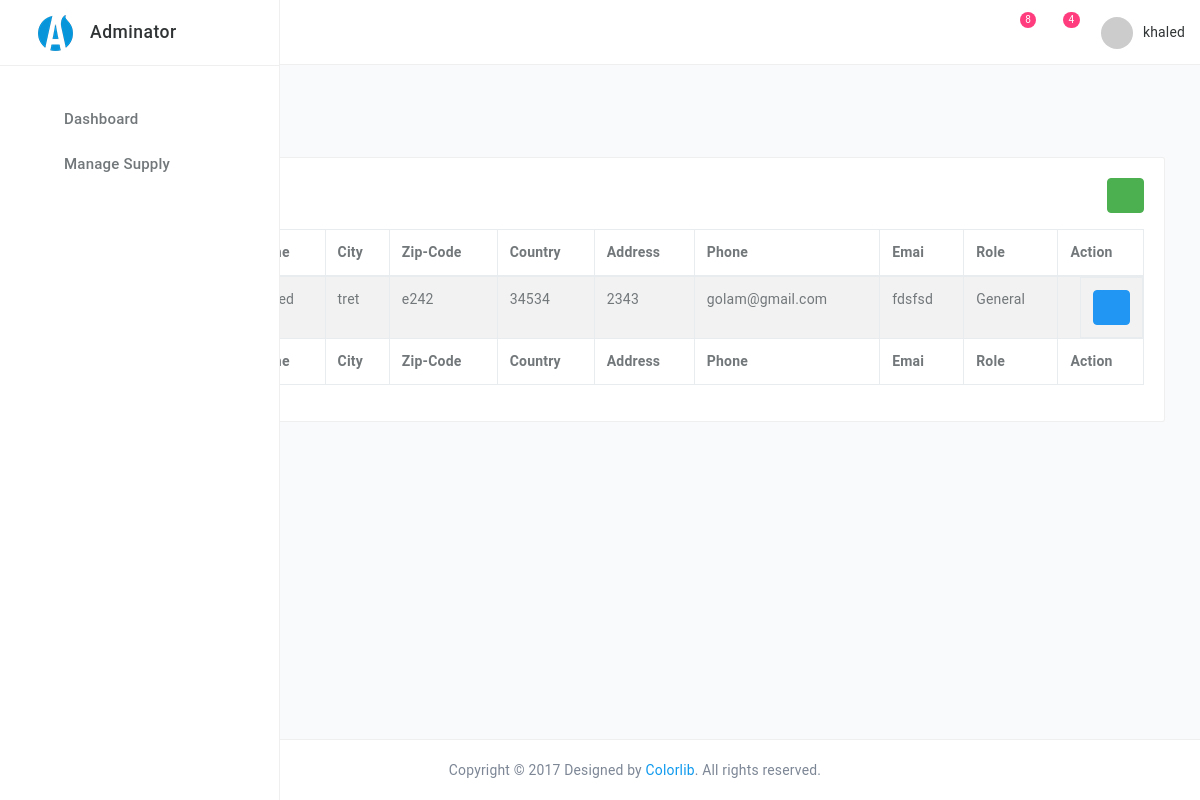
Page /admin/userlist.php (signed in) on the committed database.
### tables this page shows
CREATE TABLE IF NOT EXISTS `users` (
  `userId` int(11) NOT NULL AUTO_INCREMENT,
  `name` varchar(255) DEFAULT NULL,
  `employeeid` varchar(255) DEFAULT NULL,
  `address` varchar(255) DEFAULT NULL,
  `city` varchar(255) DEFAULT NULL,
  `country` varchar(255) DEFAULT NULL,
  `zip` varchar(255) DEFAULT NULL,
  `phone` varchar(255) DEFAULT NULL,
  `email` varchar(255) DEFAULT NULL,
  `password` varchar(32) DEFAULT NULL,
  `typeofuser` varchar(255) DEFAULT 'general',
  `role` int(11) NOT NULL DEFAULT '1',
  `block` varchar(255) NOT NULL DEFAULT '0',
  PRIMARY KEY (`userId`)
);

### lib/Database.php (called while the page is built, shortened)
<?php
Class Database{
 public $host   = DB_HOST;
 public $user   = DB_USER;
 public $pass   = DB_PASS;
 public $dbname = DB_NAME;
 public $link;
private function connectDB(){
 $this->link = new mysqli($this->host, $this->user, $this->pass,
  $this->dbname);
 }
public function select($query){
  $result = $this->link->query($query) or
   die($this->link->error.__LINE__);
  if($result->num_rows > 0){
    return $result;
  } else {
    return false;
  }
 }
}
?>

### classes/Employee.php (called while the page is built, shortened)
<?php
$filepath=realpath(dirname(__FILE__));
include_once ($filepath.'/../lib/Database.php');
 ?>
<?php
class Employee {
	private $db;
	public function __construct()
	{
		$this->db=new Database();
	}
     public function UserList(){
	$query="select * from users where typeofuser ='general' order by userId desc";
	$allusers=$this->db->select($query);
	return $allusers;
     }
}
 ?>

### admin/userlist.php (the view, shortened to what this page needs)
<?php include 'inc/header.php';?>
<?php include 'inc/sidebar.php';?>
<?php include 'inc/header-nav.php';?>
   <main class="main-content bgc-grey-100">
    <div id="mainContent">
        <div class="container-fluid">
            <h4 class="c-grey-900 mT-10 mB-30">User List</h4>
          <div class="row">
                <div class="col-md-12">
                    <div class="bgc-white bd bdrs-3 p-20 mB-20">
                        <h4 class="c-grey-900 mB-20"> Data Table <span class="pull-right"><a href="addemployee.php" class="btn btn-success btn-xs"><i class="fa fa-plus" aria-hidden="true"></i></a></span></h4>
                        <table id="table-datatables" class="table table-striped table-bordered" cellspacing="0" width="100%">
                            <thead>
                                <tr>
                                  <th>Serial No.</th>
									<th> Name</th>
									<th>City</th>
									<th>Zip-Code</th>
									<th>Country</th>
									<th>Address</th>
									<th>Phone</th>
									<th>Emai</th>
									<th>Role</th>
						             <th>Action</th>
                                </tr>
                            </thead>
                            <tfoot>
                                <tr>
                                   <th>Serial No.</th>
									<th> Name</th>
									<th>City</th>
									<th>Zip-Code</th>
									<th>Country</th>
									<th>Address</th>
									<th>Phone</th>
									<th>Emai</th>
									<th>Role</th>
						             <th>Action</th>
                                </tr>
                            </tfoot>
                            <tbody>
                                <?php
					       $allusers=$em->UserList();
							if ($allusers) {
								$i=0;
								while ($result=$allusers->fetch_assoc()) {
									$i++;
								 ?>
                                <tr>
                                   <td><?php echo($i) ;?></td>
									<td><?php echo($result['name']) ;?></td>
									<td> <?php echo($result['city']) ;?></td>
									<td> <?php echo($result['zip']) ;?></td>
									<td> <?php echo($result['country']) ;?></td>
									<td> <?php echo($result['phone']) ;?></td>
									<td><?php echo($result['email']) ;?></td>
									<td><?php echo($result['address']) ;?></td>
									<td>
									 General
									</td>
                                    <td class="pull-right">
                                        <a class="btn btn-primary" href="viewuser.php?vuserid=<?php echo($result['userId']) ;?>"><i class="fa fa-pencil-square-o" aria-hidden="true"></i></a>
                                    </td>
                                </tr>
                                <?php }}else{echo("user not found");} ?>
                            </tbody>
                        </table>
                    </div>
                </div>
            </div>
        </div>
    </div>
</main>
<?php include 'inc/footer.php';?>

### rows in the picture
users: city "tret", zip "e242", country "34534", phone "2343", email "golam@gmail.com", address "fdsfsd"

### other values in the picture
$countOrder "8"
$countMail "4"
Session::get('adminName') "khaled"
